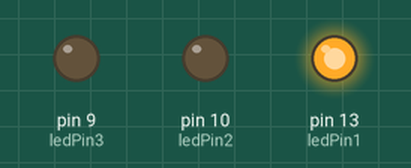
Recording of a sketch running on a simulated Arduino Uno, built with avr-gcc and run on an emulated ATmega328P. Shown: output pins drawn as LEDs (lit = HIGH).

Above: at 1.5 s.
At 4.5 s:
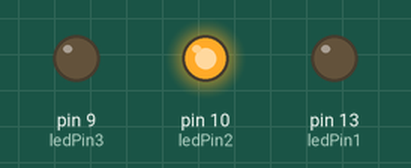
At 7.5 s:
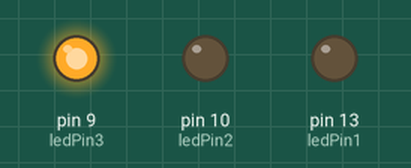
Timing chart, 0 to 11.7 s (numbered marks = the images above):
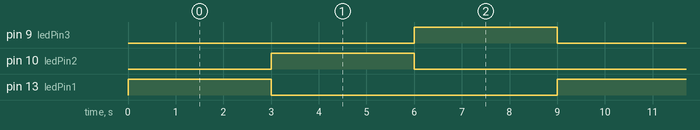

Measured:
- by itself, pin 9 (ledPin3), pin 10 (ledPin2), pin 13 (ledPin1): alternates HIGH for 3.0 s and LOW for 6.0 s
- by itself, everything shown: repeats every 9.0 s, in 4 steps

The sketch:

exquisite_jaban_bojo1__2_.ino
```cpp
int ledPin1=13;
int ledPin2=10;
int ledPin3=9;
void setup()
{
  pinMode(ledPin1, OUTPUT);
  pinMode(ledPin2, OUTPUT);
  pinMode(ledPin3, OUTPUT);

}

void loop()
{
 digitalWrite(ledPin1,HIGH);
 delay(3000);
 digitalWrite(ledPin1,LOW);
 digitalWrite(ledPin2,HIGH);
 delay(3000);
 digitalWrite(ledPin2,LOW);
 digitalWrite(ledPin3,HIGH);
 delay(3000);
 digitalWrite(ledPin3,LOW);
}
```
